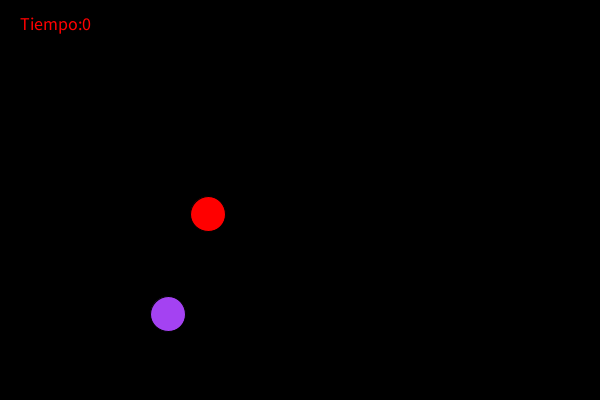
Frame 1 (no input)
Frame 60 (the mouse pressed at the canvas centre just before this capture): identical to frame 1, image omitted
Frame 120 (the mouse held since frame 60 and released just before this capture): identical to frame 1, image omitted

The Processing sketch that drew this single still picture (run headless with seeded random() and noise(); from frame 60 on, the mouse is pressed at the canvas centre):

// Processing sketch: tp3
// ── tp3.pde
//Pablo Rodriguez
//legajo: 88145/4
//https://youtu.be/88IgZo2YOOE


int Jugar;
int Repintar;
int Volumen;
int Puntos;
int PosX;
int PosY;


void setup(){
  size(600,400);
  background(0);
  
  Jugar    = 1;
  Repintar  = 1;
  Volumen  = 35;
  Puntos   = 0;
  PosX     = 0;
  PosY     = 0;
  
  
  
}

void draw(){  
  if (  Jugar == 1 && Repintar == 1 ){
   DibujarFormas();
 }
  
 
}

void mouseClicked(){
  if (Jugar == 1){
    if (Repintar == 0){
      Repintar = 1;
    }
    if (mouseX > PosX - Volumen && mouseX < PosX + Volumen && mouseY > PosY - Volumen && mouseY < PosY + Volumen){
      Puntos += 1;
    } else {
      Jugar = 0;
      
      fill(255,0,0);
      textAlign(RIGHT);
      textSize(18);
      text("GAME OVER:" + Puntos + "en" + millis()/1000 + "segs", 580,30);
    }
  }
  
}

// ── DibujarFormas.pde
void DibujarFormas()
{
  background(0);
  
  for ( int i = 0; i <= Puntos; i++){
    fill(floor(random (0,255)), floor(random (0,255)), floor(random (0,255)));
    ellipse (floor(random(50,550)),floor(random(100,350)),Volumen,Volumen);
  }
  
  
  //circulo
  PosX = floor(random (50,550));
  PosY = floor(random (100,350));
  fill (255,0,0);
  ellipse (PosX, PosY, Volumen, Volumen);
  
  //puntaje
  fill(255,0.0);
  textAlign(CENTER);
  textSize(18);
  text("PUNTOS:" + (Puntos), 250,30);
  
  //tiempo
  fill(255,0,0);
  textAlign(LEFT);
  textSize(18);
  text("Tiempo:" + millis()/1000, 20, 30);
  
  Repintar = 0;
  
}
